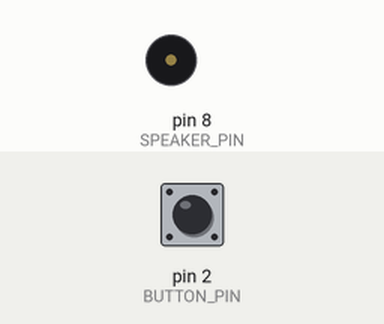
Simulated run of this sketch. Board: Arduino Uno, built with avr-gcc and run on an emulated ATmega328P. Parts: buzzer (waves = sounding). The inputs (shaded band) are chosen by the test bench; at power-on: pin 2 (BUTTON_PIN) LOW. Random numbers use the default seed unless the sketch sets one.

Above: at 1.2 s.
1.3 s: pin 2 (BUTTON_PIN) pulled HIGH for 0.15 s
At 1.42 s:
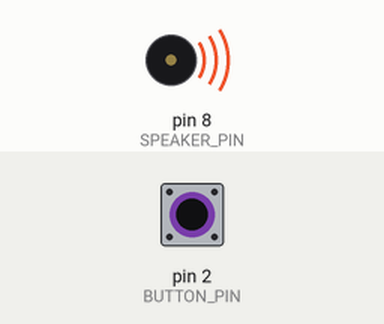
Timing chart, 0 to 9.0 s (numbered marks = the images above; inputs shaded):
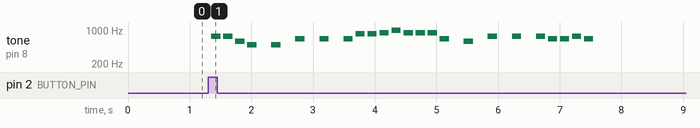

The sketch:

doorbell.ino
```cpp
/*

  Doorbell
  Michael D'Argenio
  mjdargen@gmail.com
  https://dargenio.dev
  https://github.com/mjdargen
  September 21, 2019

  Doorbell that plays a random tune! Hook a
  switch of your choice up to a wire and
  mount it outside your door. Then wire up
  a speaker inside. You can add more tunes
  by following the format in "songs.h".

  Passive Buzzer/Piezoelectric Speaker
  * Digital output 8
  * Other end of speaker connected to GND

  Pushbutton (for doorbell):
  * Digital input 2
  * Pulled down with 10k resistor to GND
  * Other end of switch connected to 5V

*/

#include "pitches.h"
#include "songs.h"

#define BUTTON_PIN 2
#define SPEAKER_PIN 8

/* set up function */
void setup() {
  // put your setup code here, to run once:

  // enable input/output pins
  pinMode(BUTTON_PIN, INPUT);
  pinMode(SPEAKER_PIN, OUTPUT);

  // seed random() function so that we get a different order
  randomSeed(analogRead(0));

}

/* main while loop function */
void loop() {
  // put your main code here, to run repeatedly:

  // check to see if button is pressed
  if (digitalRead(BUTTON_PIN) == HIGH) {
    // delay 50 ms to make sure it's still pressed
    // avoids any stray misreadings
    delay(50);
    if(digitalRead(BUTTON_PIN) == HIGH) {
      // randomly choose a song
      int song_choice = random(5);

      // select which song to play
      switch (song_choice) {
        case 0:
          play_song(haircutLength,haircut,haircutDurations,haircutTempo);
          break;
        case 1:
          play_song(marioLength,mario,marioDurations,marioTempo);
          break;
        case 2:
          play_song(miiLength,mii,miiDurations,miiTempo);
          break;
        case 3:
          play_song(hpLength,hp,hpDurations,hpTempo);
          break;
        case 4:
          play_song(takeonmeLength,takeonme,takeonmeDurations,takeonmeTempo);
          break;
        default:
          play_song(miiLength,mii,miiDurations,miiTempo);
          break;
      }
    }
  }
}

/* plays the song */
void play_song(int num_notes, int melody[], int noteDurations[], int tempo) {
  // step through and play all of the notes
  for (int i=0; i<num_notes; i++){
    int duration = 0;
    // calculate the duration of each note
    if (noteDurations[i] > 0) {
      duration = tempo / noteDurations[i];
    }
    // if it's a negative number, means dotted note
    // increases the duration by half for dotted notes
    else if (noteDurations[i] < 0) {
      duration = tempo / abs(noteDurations[i]) * 1.5;
    }
    tone(SPEAKER_PIN, melody[i], duration);
    // to distinguish the notes, set a minimum time between them.
    // the note's duration + 30% seems to work well:
    int pauseBetweenNotes = duration * 1.30;
    delay(pauseBetweenNotes);
    // stop the tone playing:
    noTone(SPEAKER_PIN);
  }
}
```

pitches.h
```cpp
#define REST      0
#define NOTE_B0  31
#define NOTE_C1  33
#define NOTE_CS1 35
#define NOTE_D1  37
#define NOTE_DS1 39
#define NOTE_E1  41
#define NOTE_F1  44
#define NOTE_FS1 46
#define NOTE_G1  49
#define NOTE_GS1 52
#define NOTE_A1  55
#define NOTE_AS1 58
#define NOTE_B1  62
#define NOTE_C2  65
#define NOTE_CS2 69
#define NOTE_D2  73
#define NOTE_DS2 78
#define NOTE_E2  82
#define NOTE_F2  87
#define NOTE_FS2 93
#define NOTE_G2  98
#define NOTE_GS2 104
#define NOTE_A2  110
#define NOTE_AS2 117
#define NOTE_B2  123
#define NOTE_C3  131
#define NOTE_CS3 139
#define NOTE_D3  147
#define NOTE_DS3 156
#define NOTE_E3  165
#define NOTE_F3  175
#define NOTE_FS3 185
#define NOTE_G3  196
#define NOTE_GS3 208
#define NOTE_A3  220
#define NOTE_AS3 233
#define NOTE_B3  247
#define NOTE_C4  262
#define NOTE_CS4 277
#define NOTE_D4  294
#define NOTE_DS4 311
#define NOTE_E4  330
#define NOTE_F4  349
#define NOTE_FS4 370
#define NOTE_G4  392
#define NOTE_GS4 415
#define NOTE_A4  440
#define NOTE_AS4 466
#define NOTE_B4  494
#define NOTE_C5  523
#define NOTE_CS5 554
#define NOTE_D5  587
#define NOTE_DS5 622
#define NOTE_E5  659
#define NOTE_F5  698
#define NOTE_FS5 740
#define NOTE_G5  784
#define NOTE_GS5 831
#define NOTE_A5  880
#define NOTE_AS5 932
#define NOTE_B5  988
#define NOTE_C6  1047
#define NOTE_CS6 1109
#define NOTE_D6  1175
#define NOTE_DS6 1245
#define NOTE_E6  1319
#define NOTE_F6  1397
#define NOTE_FS6 1480
#define NOTE_G6  1568
#define NOTE_GS6 1661
#define NOTE_A6  1760
#define NOTE_AS6 1865
#define NOTE_B6  1976
#define NOTE_C7  2093
#define NOTE_CS7 2217
#define NOTE_D7  2349
#define NOTE_DS7 2489
#define NOTE_E7  2637
#define NOTE_F7  2794
#define NOTE_FS7 2960
#define NOTE_G7  3136
#define NOTE_GS7 3322
#define NOTE_A7  3520
#define NOTE_AS7 3729
#define NOTE_B7  3951
#define NOTE_C8  4186
#define NOTE_CS8 4435
#define NOTE_D8  4699
#define NOTE_DS8 4978
```

songs.h
```cpp
/*

 * Song definitions - 4 variables per song
 * 1st array defines notes in melody
 * 2nd array defines duration of notes
   * Note durations:
   * 4 = quarter note, 8 = eighth note, etc.
 * Int length of song i.e. number of notes
 * Int tempo multiplier

*/

/* shave and a haircut */
int haircut[] = {
  NOTE_C4, NOTE_G3, NOTE_G3, NOTE_A3, NOTE_G3, REST, NOTE_B3, NOTE_C4
};
int haircutDurations[] = {
  4, 8, 8, 4, 4, 4, 4, 4
};
int haircutLength = 8;
int haircutTempo = 1000;

/* mario theme */
int mario[] = {
  NOTE_E4, NOTE_E4, REST, NOTE_E4, REST, NOTE_C4, NOTE_E4, REST, NOTE_G4, REST, NOTE_G3
};
int marioDurations[] = {
  8, 8, 8, 8, 8, 8, 8, 8, 8, 3, 8
};
int marioLength = 11;
int marioTempo = 1000;

/* mii theme */
int mii[] = {
  NOTE_FS4, REST, NOTE_A4, NOTE_CS5, REST, NOTE_A4, REST, NOTE_FS4,
  NOTE_D4, NOTE_D4, NOTE_D4, REST, NOTE_D5, NOTE_D5, NOTE_D5
};
int miiDurations[] = {
  8, 8, 8, 8, 8, 8, 8, 8, 8, 8, 8, 8, 8, 8, 8
};
int miiLength = 15;
int miiTempo = 1600;

/* harry potter */
int hp[] = {
  NOTE_D4, NOTE_G4, NOTE_AS4, NOTE_A4, NOTE_G4, NOTE_D5, NOTE_C5,
  NOTE_A4, NOTE_G4, NOTE_AS4, NOTE_A4, NOTE_F4, NOTE_GS4, NOTE_D4
};
int hpDurations[] = {
  4, -4, 8, 4, 2, 4, -2, -2, -4, 8, 4, 2, 4, 1
};
int hpLength = 14;
int hpTempo = 1050;

/* take on me */
int takeonme[] = {
  NOTE_FS5, NOTE_FS5, NOTE_D5, NOTE_B4, REST, NOTE_B4, REST, NOTE_E5,
  REST, NOTE_E5, REST, NOTE_E5, NOTE_GS5, NOTE_GS5, NOTE_A5, NOTE_B5,
  NOTE_A5, NOTE_A5, NOTE_A5, NOTE_E5, REST, NOTE_D5, REST, NOTE_FS5,
  REST, NOTE_FS5, REST, NOTE_FS5, NOTE_E5, NOTE_E5, NOTE_FS5, NOTE_E5
};
int takeonmeDurations[] = {
  8, 8, 8, 8, 8, 8, 8, 8, 8, 8, 8, 8, 8, 8, 8, 8,
  8, 8, 8, 8, 8, 8, 8, 8, 8, 8, 8, 8, 8, 8, 8, 8
};
int takeonmeLength = 32;
int takeonmeTempo = 1200;
```

Measured:
- after the input at 1.3 s, tone on pin 8 (SPEAKER_PIN): plays 740 Hz for 0.15 s, 740 Hz for 0.15 s, 587 Hz for 0.15 s, 494 Hz for 0.15 s, 494 Hz for 0.15 s, 659 Hz for 0.15 s … (24 notes in this stretch), starting after 0.05 s
